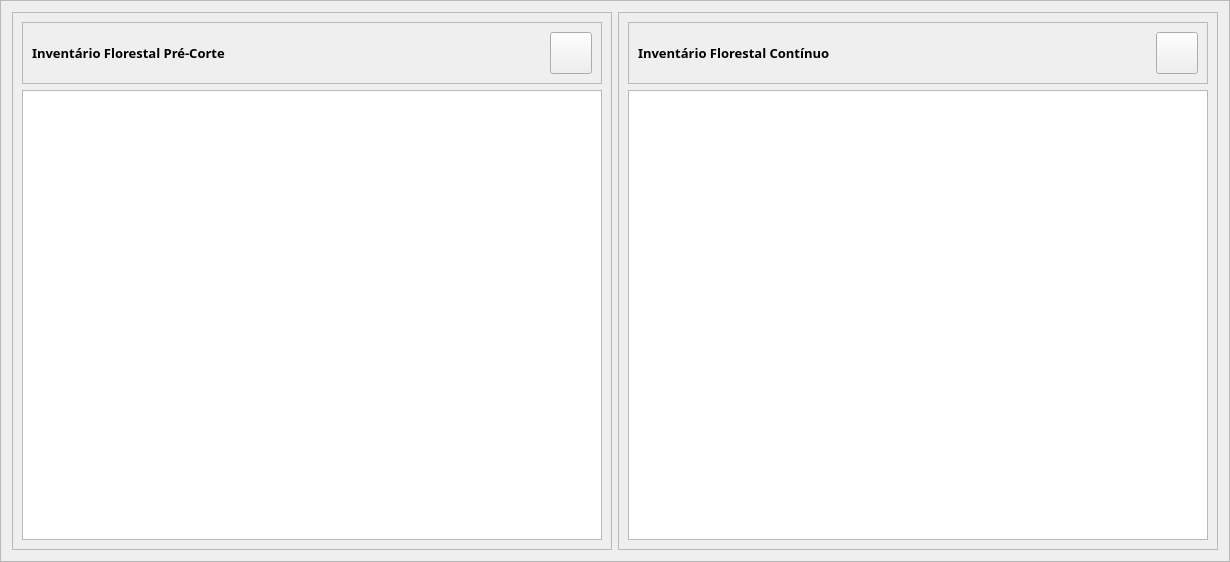
                         <widget class="QFrame" name="frame">
                          <property name="frameShape">
                           <enum>QFrame::StyledPanel</enum>
                          </property>
                          <property name="frameShadow">
                           <enum>QFrame::Raised</enum>
                          </property>
                          <layout class="QHBoxLayout" name="horizontalLayout_4">
                           <item>
                            <widget class="QFrame" name="frame_55">
                             <property name="sizePolicy">
                              <sizepolicy hsizetype="Expanding" vsizetype="Preferred">
                               <horstretch>0</horstretch>
                               <verstretch>0</verstretch>
                              </sizepolicy>
                             </property>
                             <property name="minimumSize">
                              <size>
                               <width>600</width>
                               <height>0</height>
                              </size>
                             </property>
                             <property name="frameShape">
                              <enum>QFrame::StyledPanel</enum>
                             </property>
                             <property name="frameShadow">
                              <enum>QFrame::Raised</enum>
                             </property>
                             <layout class="QVBoxLayout" name="verticalLayout_12">
                              <item>
                               <widget class="QFrame" name="frame_10">
                                <property name="frameShape">
                                 <enum>QFrame::StyledPanel</enum>
                                </property>
                                <property name="frameShadow">
                                 <enum>QFrame::Raised</enum>
                                </property>
                                <layout class="QHBoxLayout" name="horizontalLayout_13">
                                 <item>
                                  <widget class="QLabel" name="label_108">
                                   <property name="font">
                                    <font>
                                     <family>Poppins SemiBold</family>
                                     <pointsize>10</pointsize>
                                     <weight>75</weight>
                                     <bold>true</bold>
                                    </font>
                                   </property>
                                   <property name="text">
                                    <string>Inventário Florestal Pré-Corte</string>
                                   </property>
                                  </widget>
                                 </item>
                                 <item>
                                  <spacer name="horizontalSpacer_8">
                                   <property name="orientation">
                                    <enum>Qt::Horizontal</enum>
                                   </property>
                                   <property name="sizeHint" stdset="0">
                                    <size>
                                     <width>40</width>
                                     <height>20</height>
                                    </size>
                                   </property>
                                  </spacer>
                                 </item>
                                 <item>
                                  <widget class="QPushButton" name="button_open_16">
                                   <property name="minimumSize">
                                    <size>
                                     <width>42</width>
                                     <height>42</height>
                                    </size>
                                   </property>
                                   <property name="text">
                                    <string/>
                                   </property>
                                  </widget>
                                 </item>
                                </layout>
                               </widget>
                              </item>
                              <item>
                               <widget class="QTableWidget" name="tab_2">
                                <property name="minimumSize">
                                 <size>
                                  <width>0</width>
                                  <height>450</height>
                                 </size>
                                </property>
                                <property name="font">
                                 <font>
                                  <family>Poppins SemiBold</family>
                                  <pointsize>8</pointsize>
                                  <weight>75</weight>
                                  <bold>true</bold>
                                 </font>
                                </property>
                                <property name="frameShadow">
                                 <enum>QFrame::Plain</enum>
                                </property>
                                <property name="lineWidth">
                                 <number>10</number>
                                </property>
                                <property name="sortingEnabled">
                                 <bool>true</bool>
                                </property>
                                <attribute name="horizontalHeaderDefaultSectionSize">
                                 <number>150</number>
                                </attribute>
                                <attribute name="horizontalHeaderMinimumSectionSize">
                                 <number>50</number>
                                </attribute>
                                <attribute name="verticalHeaderVisible">
                                 <bool>false</bool>
                                </attribute>
                                <attribute name="verticalHeaderDefaultSectionSize">
                                 <number>80</number>
                                </attribute>
                                <attribute name="verticalHeaderMinimumSectionSize">
                                 <number>40</number>
                                </attribute>
                               </widget>
                              </item>
                             </layout>
                            </widget>
                           </item>
                           <item>
                            <widget class="QFrame" name="frame_56">
                             <property name="sizePolicy">
                              <sizepolicy hsizetype="Expanding" vsizetype="Preferred">
                               <horstretch>0</horstretch>
                               <verstretch>0</verstretch>
                              </sizepolicy>
                             </property>
                             <property name="minimumSize">
                              <size>
                               <width>600</width>
                               <height>0</height>
                              </size>
                             </property>
                             <property name="frameShape">
                              <enum>QFrame::StyledPanel</enum>
                             </property>
                             <property name="frameShadow">
                              <enum>QFrame::Raised</enum>
                             </property>
                             <layout class="QVBoxLayout" name="verticalLayout_22">
                              <item>
                               <widget class="QFrame" name="frame_12">
                                <property name="frameShape">
                                 <enum>QFrame::StyledPanel</enum>
                                </property>
                                <property name="frameShadow">
                                 <enum>QFrame::Raised</enum>
                                </property>
                                <layout class="QHBoxLayout" name="horizontalLayout_27">
                                 <item>
                                  <widget class="QLabel" name="label_109">
                                   <property name="font">
                                    <font>
                                     <family>Poppins SemiBold</family>
                                     <pointsize>10</pointsize>
                                     <weight>75</weight>
                                     <bold>true</bold>
                                    </font>
                                   </property>
                                   <property name="text">
                                    <string>Inventário Florestal Contínuo</string>
                                   </property>
                                  </widget>
                                 </item>
                                 <item>
                                  <spacer name="horizontalSpacer_13">
                                   <property name="orientation">
                                    <enum>Qt::Horizontal</enum>
                                   </property>
                                   <property name="sizeHint" stdset="0">
                                    <size>
                                     <width>40</width>
                                     <height>20</height>
                                    </size>
                                   </property>
                                  </spacer>
                                 </item>
                                 <item>
                                  <widget class="QPushButton" name="button_open_1">
                                   <property name="minimumSize">
                                    <size>
                                     <width>42</width>
                                     <height>42</height>
                                    </size>
                                   </property>
                                   <property name="text">
                                    <string/>
                                   </property>
                                  </widget>
                                 </item>
                                </layout>
                               </widget>
                              </item>
                              <item>
                               <widget class="QTableWidget" name="tab_1">
                                <property name="minimumSize">
                                 <size>
                                  <width>0</width>
                                  <height>450</height>
                                 </size>
                                </property>
                                <property name="font">
                                 <font>
                                  <family>Poppins SemiBold</family>
                                  <pointsize>8</pointsize>
                                  <weight>75</weight>
                                  <bold>true</bold>
                                 </font>
                                </property>
                                <property name="frameShadow">
                                 <enum>QFrame::Plain</enum>
                                </property>
                                <property name="lineWidth">
                                 <number>10</number>
                                </property>
                                <property name="sortingEnabled">
                                 <bool>true</bool>
                                </property>
                                <attribute name="horizontalHeaderDefaultSectionSize">
                                 <number>150</number>
                                </attribute>
                                <attribute name="horizontalHeaderMinimumSectionSize">
                                 <number>50</number>
                                </attribute>
                                <attribute name="verticalHeaderVisible">
                                 <bool>false</bool>
                                </attribute>
                                <attribute name="verticalHeaderDefaultSectionSize">
                                 <number>80</number>
                                </attribute>
                                <attribute name="verticalHeaderMinimumSectionSize">
                                 <number>40</number>
                                </attribute>
                               </widget>
                              </item>
                             </layout>
                            </widget>
                           </item>
                          </layout>
                         </widget>
